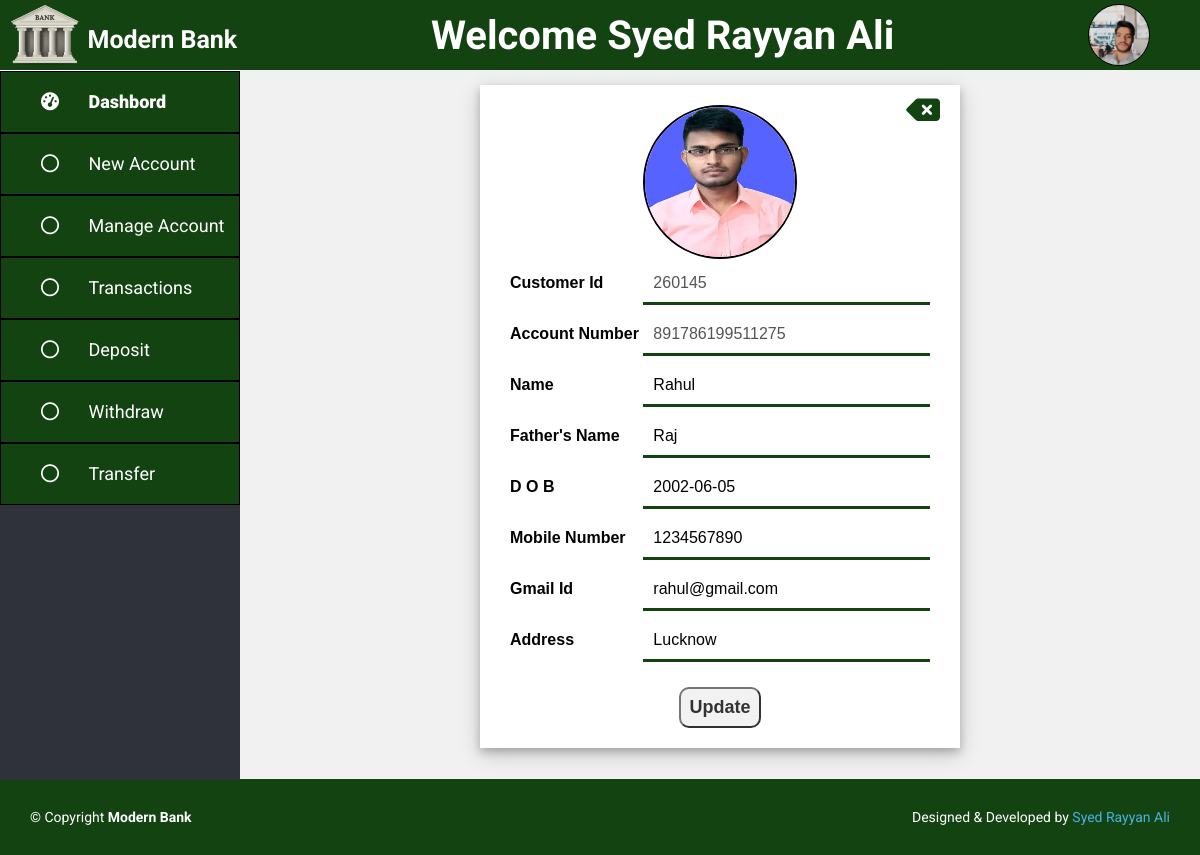
The page /admin/edit.php?cid=260145 (signed in) on the database its author committed.
### tables this page shows
CREATE TABLE `customer` (
  `Customer_Id` int(11) NOT NULL,
  `Account_Number` bigint(20) DEFAULT NULL,
  `Name` char(30) DEFAULT NULL,
  `Father_Name` char(30) DEFAULT NULL,
  `DOB` date DEFAULT NULL,
  `Mobile_Number` bigint(20) DEFAULT NULL,
  `Gmail_Id` char(30) DEFAULT NULL,
  `Account_Opening_Date` date DEFAULT NULL,
  `Address` char(50) DEFAULT NULL,
  `Opening_Amount` int(11) DEFAULT NULL,
  `Image_Name` varchar(100) DEFAULT NULL
);

### admin/edit.php (the view, shortened to what this page needs)
<?php
    include 'header.php';
    $cid = $_GET['cid'];
            ?>
        <div class="profile-box">
            <div class="profile">
                <a href="manage-account.php"><i class="fa-solid fa-delete-left"></i></a>
                <?php
                    $result = mysqli_query($conn, "SELECT * FROM customer WHERE Customer_Id = '$cid'");
                    if(mysqli_num_rows($result) > 0){
                        while($row = mysqli_fetch_assoc($result)){
                ?>
                <form action="" method="post" enctype="multipart/form-data" autocomplete="off">
                    <div class="img-box">
                        <img id="imgId" src="user-img/<?php echo $row['Image_Name']; ?>">
                    </div>
                    <div class="input-box">
                        <label>Customer Id</label>
                        <input type="number" name="customerid" value="<?php echo $row['Customer_Id']; ?>" required="required" disabled>
                    </div>
                    <div class="input-box">
                        <label>Account Number</label>
                        <input type="number" name="accountnumber" value="<?php echo $row['Account_Number']; ?>" required="required" disabled>
                    </div>
                    <div class="input-box">
                        <label>Name</label>
                        <input type="text" name="name" required="required" value="<?php echo $row['Name']; ?>">
                    </div>
                    <div class="input-box">
                        <label>Father's Name</label>
                        <input type="text" name="fname" required="required" value="<?php echo $row['Father_Name']; ?>">
                    </div>
                    <div class="input-box">
                        <label>D O B</label>
                        <input type="text" name="dob" value="<?php echo $row['DOB']; ?>" onfocus="this.type='date'" onblur="this.type='text'" required="required">
                    </div>
                    <div class="input-box">
                        <label>Mobile Number</label>
                        <input type="number" name="mnumber" required="required" value="<?php echo $row['Mobile_Number']; ?>">
                    </div>
                    <div class="input-box">
                        <label>Gmail Id</label>
                        <input type="email" name="gmail" required="required" value="<?php echo $row['Gmail_Id']; ?>">
                    </div>
                    <div class="input-box">
                        <label>Address</label>
                        <input type="text" name="address" required="required" value="<?php echo $row['Address']; ?>">
                    </div>
                    <div class="submit-box">
                        <input type="submit" value="Update" name="update">
                    </div>
                </form>
                <?php
                        }
                    }
                ?>
            </div>
        </div>
    </div>
<?php
    include 'footer.php';
?>

### admin/header.php (shortened to what this page needs)
<?php
    include '../config.php';
    $admin = $_SESSION["admin"];
    $result = mysqli_query($conn, "SELECT * FROM admin WHERE Id = '{$admin['adminId']}'");
    $row = mysqli_fetch_assoc($result);
?>
<!DOCTYPE html>
<html lang="en">
<head>
    <link rel="stylesheet" href="https://cdnjs.cloudflare.com/ajax/libs/font-awesome/6.4.2/css/all.min.css">
    <link rel="stylesheet" href="../assets/css/admin.css">
</head>
<body>
    <header>
        <div class="logo">
            <img src="../assets/img/logo.png" alt="">
            <a href="dashbord.php">
                <h3>
                    Modern Bank
                </h3>
            </a>
        </div>
        <h2>Welcome <?php echo $admin["adminName"]; ?> </h2>
        <img src="admin-img/<?php echo $row['Image_Name']; ?>" alt="" class="user-pic" onclick="toggleMenu()">
    </header>
    <div class="main">
        <div class="side-nav">
            <a href="dashbord.php">
                <i class="fa-solid fa-gauge-high">
                    <span>Dashbord</span>
                </i>
            </a>
            <a href="add-new-account.php">
                <i class="fa-regular fa-circle">
                    <span>New Account</span>
                </i>
            </a>
            <a href="manage-account.php">
                <i class="fa-regular fa-circle">
                    <span>Manage Account</span>
                </i>
            </a>
            <a href="transaction.php">
                <i class="fa-regular fa-circle">
                    <span>Transactions</span>
                </i>
            </a>
            <a href="deposit.php">
                <i class="fa-regular fa-circle">
                    <span>Deposit</span>
                </i>
            </a>
            <a href="withdraw.php">
                <i class="fa-regular fa-circle">
                    <span>Withdraw</span>
                </i>
            </a>
            <a href="transfer.php">
                <i class="fa-regular fa-circle">
                    <span>Transfer</span>
                </i>
            </a>
        </div>

### assets/css/admin.css (style rules this page uses)
body { margin: 0; padding: 0; font-family: 'Roboto', sans-serif; height: 100vh; }
header { background: #144312; width: 100%; height: 70px; position: sticky; top: 0; display: flex; align-items: center; justify-content: space-between; }
header .logo { height: 100%; display: flex; }
header .logo a { text-decoration: none; }
header .logo a h3 { color: #fff; align-items: center; font-size: 25px; cursor: pointer; }
header h2 { font-size: 40px; color: white; }
.user-pic { width: 60px; height: 60px; border: 1px solid black; border-radius: 50%; cursor: pointer; margin-right: 50px; }
.main { width: 100%; display: flex; height: 88.6vh; }
.side-nav { background: #2f323a; margin-top: 1px; width: 20%; height: 100%; transition: 0.5s; }
.side-nav a { color: #fff; background: #144312; display: block; width: 100%; line-height: 60px; font-size: 18px; border: 1px solid black; text-decoration: none; padding-left: 40px; box-sizing: border-box; transition: 0.5s; }
.side-nav i span { font-family: 'Roboto', sans-serif; margin-left: 25px; }
.submit-box { margin-top: 20px; display: flex; justify-content: center; }
input[type="submit"] { cursor: pointer; font-size: 18px; opacity: 0.8; padding: 8px; border-radius: 10px; font-weight: 600; }
.profile-box { width: 80%; min-height: 88.6vh; background: #f1f1f1; overflow-y: auto; display: flex; justify-content: center; }
.profile { width: 50%; height: min-content; background-color: white; position: relative; display: flex; margin: 15px 0px; box-shadow: 0 4px 8px 0 rgba(0, 0, 0, 0.2), 0 6px 20px 0 rgba(0, 0, 0, 0.19); }
.profile a i { position: absolute; font-size: 30px; color: #144312; right: 20px; top: 10px; }
.profile form { width: 100%; margin: 20px 30px; }
.profile form .img-box { display: flex; justify-content: center; text-align: center; position: relative; }
.profile form .img-box img { width: 150px; height: 150px; border: 2px solid black; border-radius: 50%; }
.profile form .input-box { display: flex; position: relative; }
.profile form .input-box label { width: 50%; font-size: 16px; font-weight: bold; font-family: sans-serif; margin: 15px 0px; }
.profile form .input-box input { width: 100%; font-size: 16px; border: none; padding: 10px; margin: 5px 0px; outline: none; background-color: transparent; border-bottom: 3px solid #144312; }

### rows shown on the page
customer: Image_Name (picture), customerid "260145", accountnumber "891786199511275", name "Rahul", fname "Raj", dob "2002-06-05", mnumber "1234567890", gmail "rahul@gmail.com", address "Lucknow"

### other values the page prints
$admin["adminName"] "Syed Rayyan Ali"
